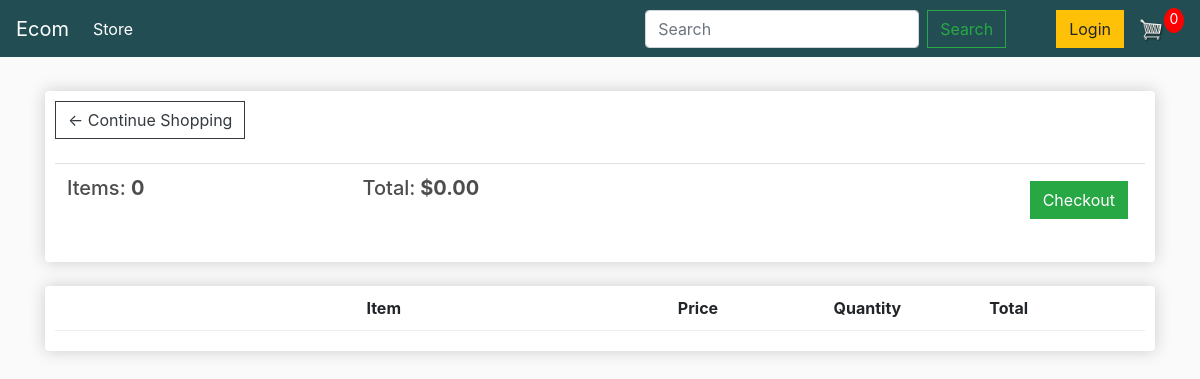
The app's page /cart/ (signed in), older data.
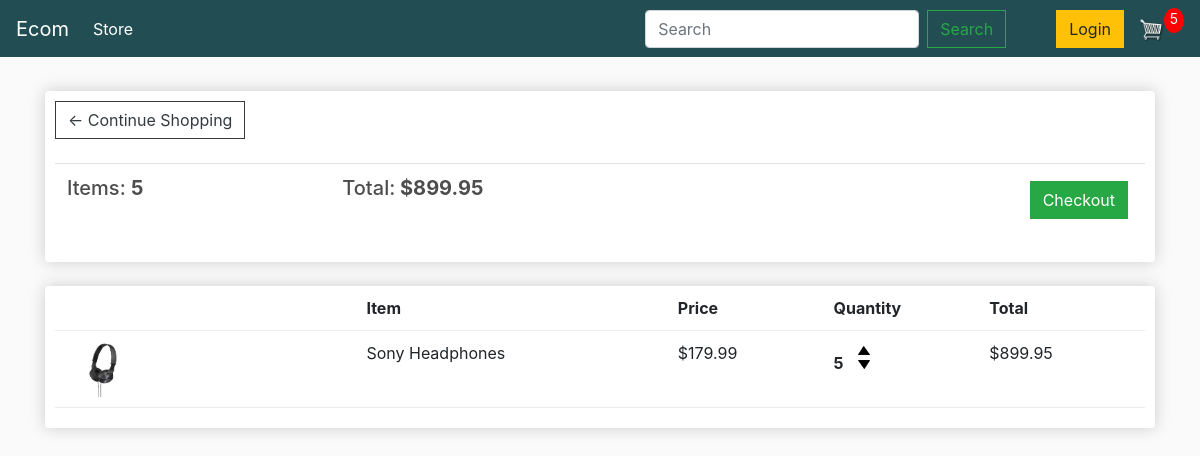
The same page, newer data.
### store/models.py (models this page shows, shortened)
class Order(models.Model):
    customer = models.ForeignKey(Customer,on_delete=models.SET_NULL, blank=True, null=True )
    date_ordered = models.DateTimeField(auto_now_add=True)
    complete = models.BooleanField()
    transaction_id = models.CharField(max_length=200, null=True)
    @property
    def get_cart_total(self):
        orderitems = self.orderitem_set.all()
        total = sum([item.get_total for item in orderitems])
        return total
    @property
    def get_cart_items(self):
        orderitems = self.orderitem_set.all()
        total = sum([item.quantity for item in orderitems])
        return total

class OrderItem(models.Model):
    product = models.ForeignKey(Product, on_delete=models.SET_NULL,null=True)
    order = models.ForeignKey(Order, on_delete=models.SET_NULL,null=True)
    quantity = models.IntegerField(default=0,null=True,blank=True)
    date_added = models.DateTimeField(auto_now_add=True)
    @property
    def get_total(self):
        total = self.product.price * self.quantity
        return total

class Product(models.Model):
    name = models.CharField(max_length=200)
    price = models.FloatField()
    digital = models.BooleanField(default=False,null=True,blank=True)
    image = models.ImageField(null=True,blank=True)
    @property
    def imageURL(self):
        try:
            url = self.image.url
        except:
            url =''
        return url

### store/views.py (the view)
# urls.py: path('cart/',views.cart,name="cart"),
def cart(request):
    data = cartData(request)
    cartItems = data['cartItems']
    order = data['order']
    items = data['items']
    context = {'items': items , 'order': order, 'cartItems' : cartItems}
    return render(request,'store/cart.html',context)

### store/utils.py (called while the page is built)
def cartData(request):
    if request.user.is_authenticated:
        customer = request.user.customer
        order, created = Order.objects.get_or_create(customer= customer, complete=False)
        items = order.orderitem_set.all()
        cartItems = order.get_cart_items
    else:
        cookieData = cookieCart(request)
        order = cookieData['order']
        items = cookieData['items']
        cartItems = cookieData['cartItems']
    return {'cartItems': cartItems , 'order': order , 'items': items}

### store/templates/store/cart.html
{% extends 'store/main.html' %}
{% load static %}
{% block content %}
<div class="row">
     <div class="col-lg-12">
          <div class="box-element">
               <a  class="btn btn-outline-dark" href="{% url 'store' %}">&#x2190; Continue Shopping</a>
               <br>
               <br>
               <table class="table">
                    <tr>
                         <th><h5>Items: <strong>{{order.get_cart_items}}</strong></h5></th>
                         <th><h5>Total:<strong> ${{order.get_cart_total|floatformat:2}}</strong></h5></th>
                         <th>
                              <a  style="float:right; margin:5px;" class="btn btn-success" href="{% url 'checkout' %}">Checkout</a>
                         </th>
                    </tr>
               </table>
          </div>
          <br>
          <div class="box-element">
               <div class="cart-row">
                    <div style="flex:2"></div>
                    <div style="flex:2"><strong>Item</strong></div>
                    <div style="flex:1"><strong>Price</strong></div>
                    <div style="flex:1"><strong>Quantity</strong></div>
                    <div style="flex:1"><strong>Total</strong></div>
               </div>
               {% for item in items %}
               <div class="cart-row">
                    <div style="flex:2"><img class="row-image" src="{{item.product.imageURL}}"></div>
                    <div style="flex:2"><p>{{item.product.name}}</p></div>
                    <div style="flex:1"><p>${{item.product.price|floatformat:2}}</p></div>
                    <div style="flex:1">
                         <p class="quantity">{{item.quantity}}</p>
                         <div class="quantity">
                              <img data-product="{{item.product.id}}" data-action="add" class="chg-quantity update-cart" src="{% static  'images/arrow-up.png' %}">
                              <img data-product="{{item.product.id}}" data-action="remove" class="chg-quantity update-cart" src="{% static  'images/arrow-down.png' %}">
                         </div>
                    </div>
                    <div style="flex:1"><p>${{item.get_total|floatformat:2}}</p></div>
               </div>
               {% endfor %}
          </div>
     </div>
</div>
{% endblock content %}

### store/templates/store/main.html (shortened to what this page needs)
<!DOCTYPE html>
{% load static %}
<html>
<head>
		<link rel="stylesheet" href="https://stackpath.bootstrapcdn.com/bootstrap/4.4.1/css/bootstrap.min.css">
		<link rel="stylesheet" type="text/css" href="{% static 'css/main.css' %}">
</head>
<body>
	<nav class="navbar navbar-expand-lg navbar-dark bg-dark">
	  <a class="navbar-brand" href="{% url 'store' %}">Ecom</a>
	  <div class="collapse navbar-collapse" id="navbarSupportedContent">
	    <ul class="navbar-nav mr-auto">
	      <li class="nav-item active">
	        <a class="nav-link" href="{% url 'store' %}">Store <span class="sr-only">(current)</span></a>
	      </li>
            </ul>
            <form class="form-inline my-2 my-lg-0">
	      <input class="form-control mr-sm-2" type="search" placeholder="Search" aria-label="Search">
	      <button class="btn btn-outline-success my-2 my-sm-0" type="submit" style="margin-right: 50px;">Search</button>
            </form>
	    <div class="form-inline my-2 my-lg-0">
	     	<a href="{% url 'login' %}" class="btn btn-warning" >Login</a>
	     	<a href="{% url 'cart' %}">
	    		<img  id="cart-icon" src="{% static 'images/cart.png' %}">
	    	</a>
	    	<p id="cart-total">{{cartItems}}</p>
	    </div>
	  </div>
	</nav>
     <div class="container">
            <br>
            {% block content %}
            {% endblock content %}
         </div>
</body>
</html>

### static/css/main.css (style rules this page uses)
body { background-color: hsl(0, 0%, 98%); }
h1,h2,h3,h4,h5,h6 { color:hsl(0, 0%, 30%); }
.box-element { box-shadow:hsl(0, 0%, 80%) 0 0 16px; background-color: #fff; border-radius: 4px; padding: 10px; }
.bg-dark { background-color: #224e53!important; }
#cart-icon { width:25px; display: inline-block; margin-left: 15px; }
#cart-total { display: block; text-align: center; color:#fff; background-color: red; width: 20px; height: 25px; border-radius: 50%; font-size: 14px; }
.col-lg-4, .col-lg-6, .col-lg-8, .col-lg-12 { margin-top: 10px; }
.btn { border-radius: 0; }
.row-image { width: 100px; }
.cart-row { display: flex; align-items: flex-stretch; padding-bottom: 10px; margin-bottom: 10px; border-bottom: 1px solid #ececec; }
.quantity { display: inline-block; font-weight: 700; padding-right:10px; }
.chg-quantity { width: 12px; cursor: pointer; display: block; margin-top: 5px; transition:.1s; }

Row changes from the older to the newer data that the page shows:
no longer on this page (row edited): Order: get_cart_items "0", get_cart_total "0.00"
added Order: get_cart_items "5", get_cart_total "899.95"
added OrderItem: product.imageURL (picture), product.name "Sony Headphones", product.price "179.99", quantity "5", get_total "899.95"
Text that changed along with them:
{{ cartItems }}: "0" → "5"
